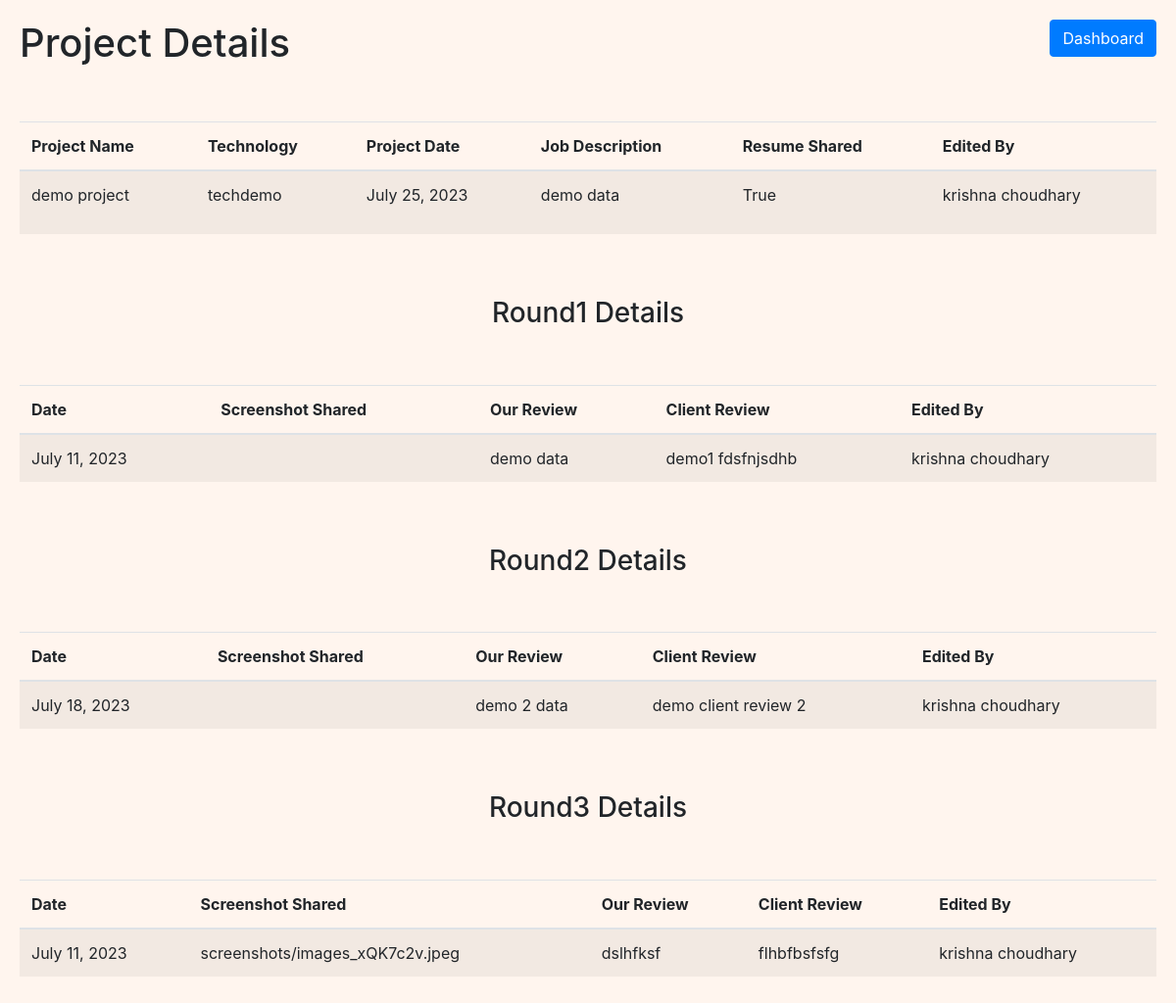
/view-data/52/ (signed in), run on the app's committed database.
### app/models.py (models this page shows, shortened)
class Project(models.Model):
    project_name = models.CharField(max_length=256)
    date = models.DateField(default='',blank=True)
    technology = models.CharField(max_length=256, blank=True)
    job_description = models.CharField(max_length=256, blank=True)
    resume_shared = models.BooleanField(default=False)
    edited_by = models.ForeignKey(BDE_User,on_delete=models.SET_NULL,null=True)
    folder_id = models.CharField(max_length=50,default=0,blank=True,null=True)

class BDE_User(models.Model):
    emp_code = models.IntegerField()
    emp_name = models.CharField(max_length=256,validators=[
            RegexValidator(
                regex=r'^[a-zA-Z\s]+$',
                message="Employee name should contain only letters and spaces.",
                code="invalid_emp_name",
            ),
        ],)
    username = models.CharField(max_length=256,unique=True)
    password = models.CharField(max_length=256)
    def __str__(self) -> str:
        return self.emp_name

class Round1(models.Model):
    project = models.ForeignKey(Project, on_delete=models.CASCADE)
    date = models.DateField(blank=True,null=True,default=None)
    screenshot_shared = models.ImageField(upload_to='screenshots/', blank=True, null=True)
    our_review = models.TextField(default='')
    client_review = models.TextField(default='')
    edited_by = models.ForeignKey(BDE_User,on_delete=models.SET_NULL,null=True)

class Round2(models.Model):
    project = models.ForeignKey(Project, on_delete=models.CASCADE)
    date = models.DateField(blank=True,null=True,default=None)
    screenshot_shared = models.ImageField(upload_to='screenshots/', blank=True, null=True)
    our_review = models.TextField(default='')
    client_review = models.TextField(default='')
    edited_by = models.ForeignKey(BDE_User,on_delete=models.SET_NULL,null=True)

class Round3(models.Model):
    project = models.ForeignKey(Project, on_delete=models.CASCADE)
    date = models.DateField(blank=True,null=True,default=None)
    screenshot_shared = models.ImageField(upload_to='screenshots/', blank=True, null=True)
    our_review = models.TextField(default='')
    client_review = models.TextField(default='')
    edited_by = models.ForeignKey(BDE_User,on_delete=models.SET_NULL,null=True)

### app/middlewares.py (the view)
    def middleware(request, project_id=None):
        returnUrl = ''
        print(request.META['PATH_INFO'])
        if not request.session.get('user'):
            return redirect('login')
        response = get_response(request, project_id=project_id)
        return response

### app/views.py (called while the page is built)
def view_data(request, project_id):
    project_data = get_object_or_404(models.Project, id=project_id)
    try:
        round1_data = get_object_or_404(models.Round1, project=project_data)
        round2_data = get_object_or_404(models.Round2,  project=project_data)
        round3_data = get_object_or_404(models.Round3,  project=project_data)
        return render(request, 'view_data.html',    {'project_data': project_data, 'round1_data': round1_data, 'round2_data': round2_data, 'round3_data': round3_data}
                  )
    except Exception as e:
        return render(request,'view_data.html',    {'project_data': project_data})

### app/templates/view_data.html (shortened to what this page needs)
<!DOCTYPE html>
{% load static %}
<html>
  <head>
    <link
      rel="stylesheet"
      href="https://stackpath.bootstrapcdn.com/bootstrap/4.5.2/css/bootstrap.min.css"
    />
  </head>
  <body bgcolour="cyan">
    <div style="position: relative">
      <h1>Project Details</h1>
      <a
        class="btn btn-primary"
        style="position: absolute; top: 0; right: 0"
        href="{% url 'dashboard' %}"
      >
        Dashboard</a
      >
    </div><br><br>
    <table class="table table-striped">
      <thead>
        <tr>
          <th scope="col">Project Name</th>
          <th scope="col">Technology</th>
          <th scope="col">Project Date</th>
          <th scope="col">Job Description</th>
          <th scope="col">Resume Shared</th>
          <th scope="col">Edited By</th>
        </tr>
      </thead>
      <tbody>
        <tr>
          <td>{{ project_data.project_name}}</td>
          <td>{{ project_data.technology}}</td>
          <td>{{ project_data.date}}</td>
          <td>
            {{ project_data.job_description}}
          </td>
          <td>{{ project_data.resume_shared}}</td>
          <td>{{ project_data.edited_by}}</td>
        </tr>
      </tbody>
    </table>
    <br /><br />
    <h3 style="text-align: center">Round1 Details</h3><br /><br />
    <table class="table table-striped">
      <thead>
        <tr>
          <th scope="col">Date</th>
          <th scope="col">Screenshot Shared</th>
          <th scope="col">Our Review</th>
          <th scope="col">Client Review</th>
          <th scope="col">Edited By</th>
        </tr>
      </thead>
      <tbody>
        <tr>
          <td>{{ round1_data.date}}</td>
          <td>{{ round1_data.screenshot_shared }}</td>
          <td>{{ round1_data.our_review }}</td>
          <td>{{ round1_data.client_review }}</td>
          <td>{{ round1_data.edited_by }}</td>
        </tr>
      </tbody>
    </table>
    <br /><br />
    <h3 style="text-align: center">Round2 Details</h3><br /><br />
    <table class="table table-striped">
      <thead>
        <tr>
          <th scope="col">Date</th>
          <th scope="col">Screenshot Shared</th>
          <th scope="col">Our Review</th>
          <th scope="col">Client Review</th>
          <th scope="col">Edited By</th>
        </tr>
      </thead>
      <tbody>
        <tr>
          <td>{{ round2_data.date}}</td>
          <td>{{ round2_data.screenshot_shared }}</td>
          <td>{{ round2_data.our_review }}</td>
          <td>{{ round2_data.client_review }}</td>
          <td>{{ round2_data.edited_by }}</td>
        </tr>
      </tbody>
    </table>
    <br /><br />
    <h3 style="text-align: center">Round3 Details</h3><br /><br />
    <table class="table table-striped">
      <thead>
        <tr>
          <th scope="col">Date</th>
          <th scope="col">Screenshot Shared</th>
          <th scope="col">Our Review</th>
          <th scope="col">Client Review</th>
          <th scope="col">Edited By</th>
        </tr>
      </thead>
      <tbody>
        <tr>
          <td>{{ round3_data.date}}</td>
          <td>{{ round3_data.screenshot_shared }}</td>
          <td>{{ round3_data.our_review }}</td>
          <td>{{ round3_data.client_review }}</td>
          <td>{{ round3_data.edited_by }}</td>
        </tr>
      </tbody>
    </table>
  </body>
</html>

### app/templates/view_data.html (style rules this page uses)
body { padding: 20px; background-color: seashell; }

### data on the page
Project: project_name "demo project", technology "techdemo", date "July 25, 2023", job_description "demo data", resume_shared "True", edited_by "krishna choudhary"
Round1: date "July 11, 2023", our_review "demo data", client_review "demo1 fdsfnjsdhb", edited_by "krishna choudhary"
Round2: date "July 18, 2023", our_review "demo 2 data", client_review "demo client review 2", edited_by "krishna choudhary"
Round3: date "July 11, 2023", screenshot_shared "screenshots/images_xQK7c2v.jpeg", our_review "dslhfksf", client_review "flhbfbsfsfg", edited_by "krishna choudhary"
